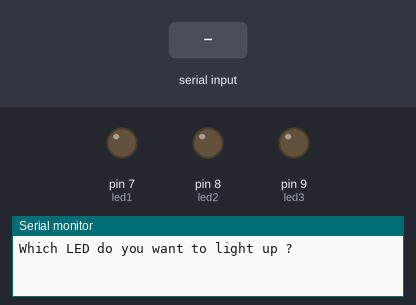
Bench run of a sketch on a simulated Arduino Uno, built with avr-gcc and run on an emulated ATmega328P. Shown: output pins drawn as LEDs (lit = HIGH), the last lines printed to the serial monitor. The test bench sets the inputs (shaded band).

Above: at 1.2 s.
1.3 s: "LED1" received over Serial
At 2.7 s:
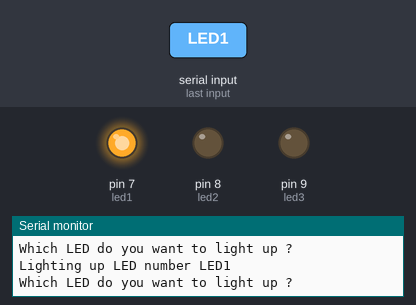
3.8 s: "LED2" received over Serial
At 5.8 s:
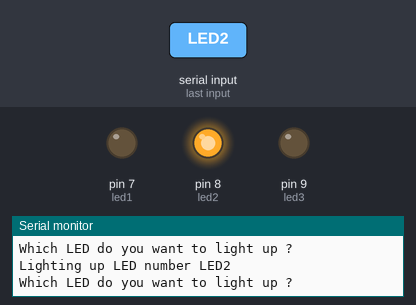
6.3 s: "LED3" received over Serial
At 7.7 s:
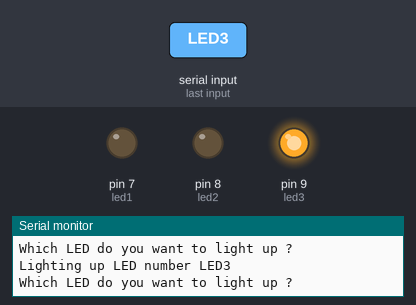
Timing chart, 0 to 9.3 s (numbered marks = the images above; inputs shaded):
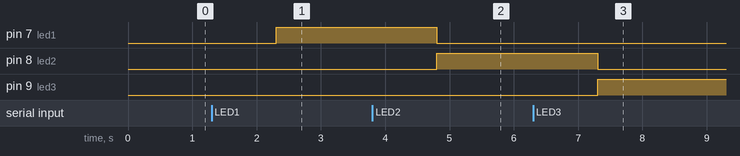

Measured:
- after the input at 1.3 s, pin 7 (led1): LOW → HIGH after 1.0 s
- after the input at 3.8 s, pin 7 (led1): HIGH → LOW after 1.0 s; pin 8 (led2): LOW → HIGH after 1.0 s
- after the input at 6.3 s, pin 8 (led2): HIGH → LOW after 1.0 s; pin 9 (led3): LOW → HIGH after 1.0 s

The sketch:

1_out_of_3.ino
```cpp
int led1 = 7;
int led2 = 8;
int led3 = 9;
String question = "Which LED do you want to light up ?";
String reply = "Lighting up LED number ";
String led_number;
void setup() {
  // put your setup code here, to run once:
  Serial.begin(9600);
  pinMode(led1, OUTPUT);
  pinMode(led2, OUTPUT);
  pinMode(led3, OUTPUT);

}

void loop() {
  // put your main code here, to run repeatedly:
  Serial.println(question);
  while (Serial.available()==0){

  }
  led_number = Serial.readString();
  Serial.print(reply);
  Serial.println(led_number);
  if (led_number == "LED1"){
    digitalWrite(led1, HIGH);
    digitalWrite(led2, LOW);
    digitalWrite(led3, LOW);
  }
  if (led_number == "LED2"){
    digitalWrite(led1, LOW);
    digitalWrite(led2, HIGH);
    digitalWrite(led3, LOW);
  }
  if (led_number == "LED3"){
    digitalWrite(led1, LOW);
    digitalWrite(led2, LOW);
    digitalWrite(led3, HIGH);
  }

}
```
